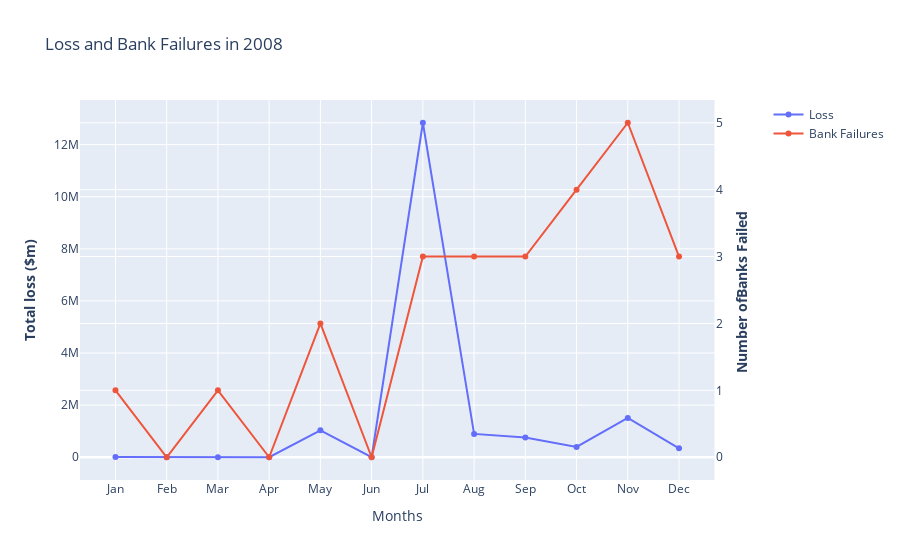

The notebook cell this image was saved under:
### Code cell
import plotly.graph_objects as go
from plotly.subplots import make_subplots

# Create figure with secondary y-axis
fig = make_subplots(specs=[[{"secondary_y": True}]])

# Add traces
fig.add_trace(
    go.Scatter(x = df_final['month'],y = df_final['loss'], name="Loss "),
    secondary_y=False,
)

fig.add_trace(
    go.Scatter(x = df_final['month'],y =  df_final['counts'], name="Bank Failures"),
    secondary_y=True,
)

# Add figure title
fig.update_layout(
    title_text="Loss and Bank Failures in 2008"
)

# Set x-axis title
fig.update_xaxes(title_text="Months ")

# Set y-axes titles
fig.update_yaxes(title_text="<b>Total loss ($m)</b>", secondary_y=False)
fig.update_yaxes(title_text="<b>Number ofBanks Failed </b>", secondary_y=True)

fig.show()

### Figure 1 — Plotly figure (JSON) as saved in the notebook; plotly's stock layout.template omitted (floating-point values rounded to 4 significant figures)
{"data": [{"name": "Loss ", "type": "scatter", "x": ["Jan", "Feb", "Mar", "Apr", "May", "Jun", "Jul", "Aug", "Sep", "Oct", "Nov", "Dec"], "xaxis": "x", "y": [7157, 0, 3755, 0, 1035509, 0, 12839205, 895774, 761047, 397656, 1509349, 341118], "yaxis": "y"}, {"name": "Bank Failures", "type": "scatter", "x": ["Jan", "Feb", "Mar", "Apr", "May", "Jun", "Jul", "Aug", "Sep", "Oct", "Nov", "Dec"], "xaxis": "x", "y": [1, 0, 1, 0, 2, 0, 3, 3, 3, 4, 5, 3], "yaxis": "y2"}], "layout": {"title": {"text": "Loss and Bank Failures in 2008"}, "xaxis": {"anchor": "y", "domain": [0, 0.94], "title": {"text": "Months "}}, "yaxis": {"anchor": "x", "domain": [0, 1], "title": {"text": "<b>Total loss ($m)</b>"}}, "yaxis2": {"anchor": "x", "overlaying": "y", "side": "right", "title": {"text": "<b>Number ofBanks Failed </b>"}}}}
